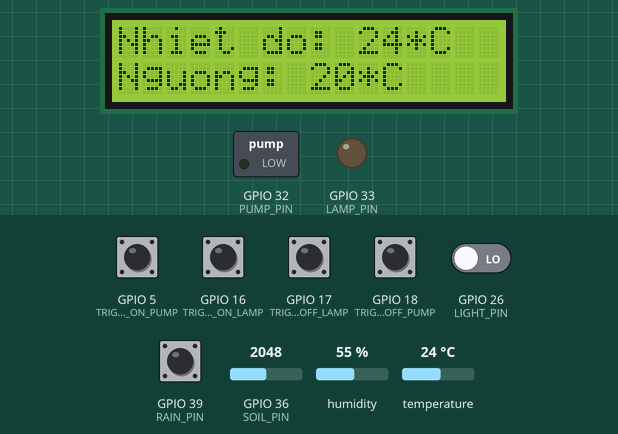
Bench run of a sketch on a simulated ESP32. On the bench: 16×2 character LCD, switched loads named in the sketch (green lamp = pin HIGH), output pins drawn as LEDs (lit = HIGH). The inputs (shaded band) are chosen by the test bench; at power-on: GPIO 5 (TRIGGER_ON_PUMP), GPIO 16 (TRIGGER_ON_LAMP), GPIO 17 (TRIGGER_OFF_LAMP), GPIO 18 (TRIGGER_OFF_PUMP), GPIO 39 (RAIN_PIN) HIGH, GPIO 26 (LIGHT_PIN) LOW, GPIO 36 (SOIL_PIN) = 2048, temperature 24 °C, humidity 55 %. WiFi joins after 1.5 s; servers stay silent unless stated; network time is answered at once with the bench clock; the local clock reads 2024-03-15 10:24:30 at power-on unless the sketch sets it; random numbers use the default seed unless the sketch sets one; no MQTT or app messages arrive unless stated; what the sketch prints to the serial monitor is not drawn.

Above: at 5.8 s.
5.9 s: GPIO 5 (TRIGGER_ON_PUMP) pulled LOW for 1 s
At 10.6 s:
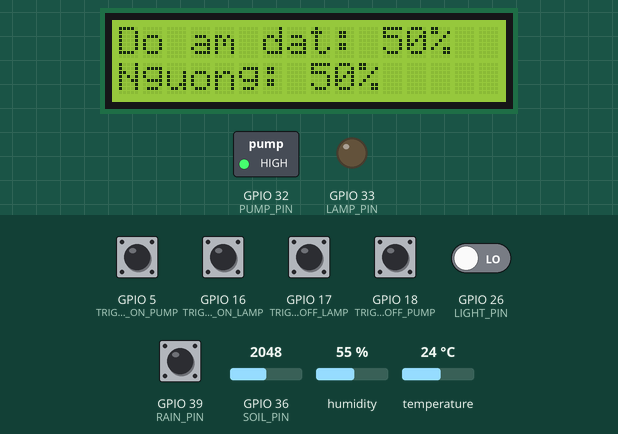
11.8 s: GPIO 16 (TRIGGER_ON_LAMP) pulled LOW for 0.3 s
At 17.0 s:
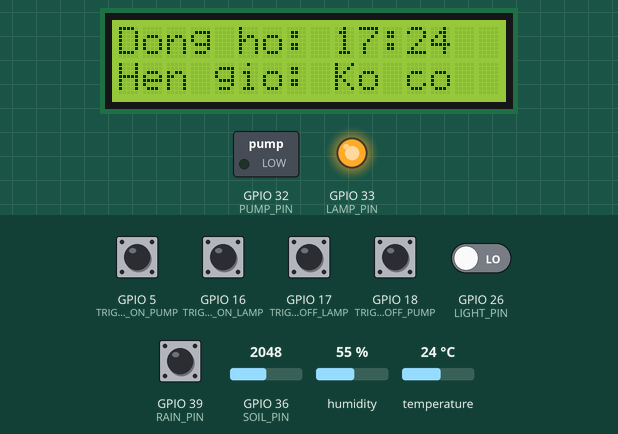
17.9 s: GPIO 17 (TRIGGER_OFF_LAMP) pulled LOW for 0.3 s
At 18.2 s:
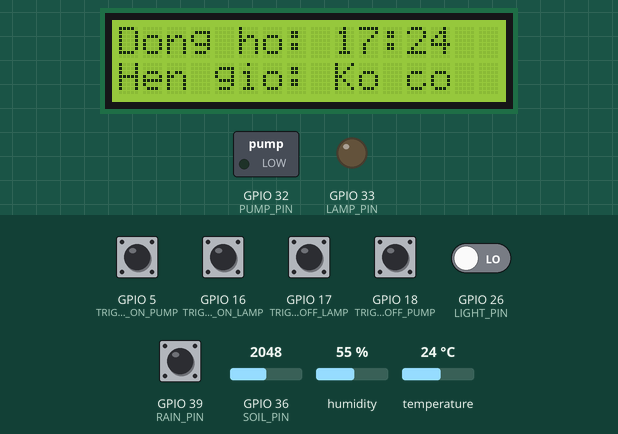
22.0 s: GPIO 36 (SOIL_PIN) set to 2866
At 26.5 s:
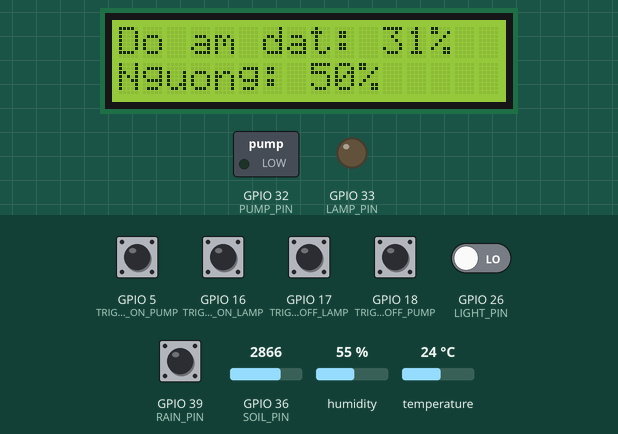
27.1 s: GPIO 5 (TRIGGER_ON_PUMP) pulled LOW for 0.3 s
At 31.9 s:
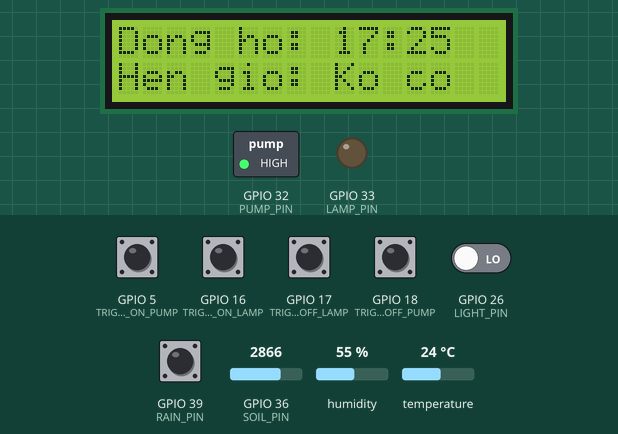
32.2 s: temperature set to 12 °C
At 36.5 s:
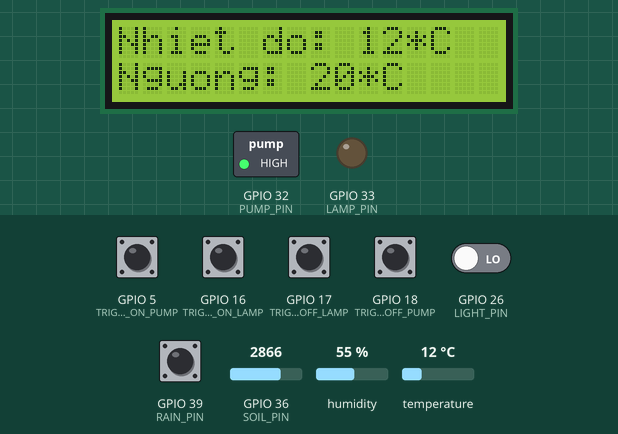
Timing chart, 0 to 38.9 s (numbered marks = the images above; inputs shaded):
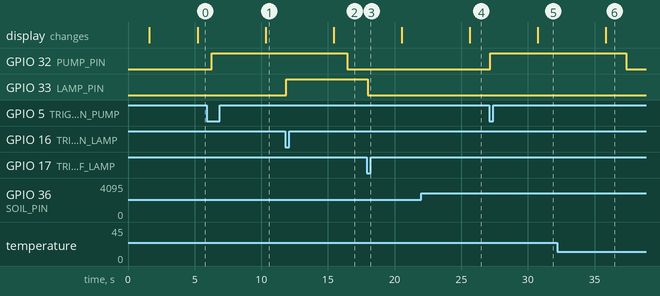

The sketch:

iot_3.ino
```cpp
#include <Wire.h>
#include <LiquidCrystal_I2C.h>

#include <WiFi.h>
#include <WebServer.h>

#include <ArduinoJson.h>

#include <TimeAlarms.h>
#include <TimeLib.h>

#include <NTPClient.h>
#include <WiFiUDP.h>

#include <DHT.h>
#include <HTTPClient.h>

#include <PubSubClient.h>

#include "LCDControl.h"
#include "MQTT.h"

#define RAIN_PIN 39

#define SOIL_PIN 36

#define DHT_PIN 25
#define DHT_TYPE DHT11

#define LIGHT_PIN 26

// lcd
#define SDA_PIN 27
#define SCL_PIN 14

// relay
#define PUMP_PIN 32  //IN1
#define LAMP_PIN 33  // IN2

#define TRIGGER_ON_PUMP 5
#define TRIGGER_OFF_PUMP 18
#define TRIGGER_ON_LAMP 16
#define TRIGGER_OFF_LAMP 17

#define URL_UPLOAD "http://192.168.0.103:8080/reading"

#define NUM_ALARMS 5

int rainVal, soilVal, lightVal;
float temperatureVal, humidityVal;
bool isPumpOn = false, isLampOn = false;
int pumpingTime = 10000, curPumpingTime;
int timeCheckLightSeconds = 30;
int temperatureThreshold = 20, soilThreshold = 50;

DHT dht(DHT_PIN, DHT_TYPE);

LiquidCrystal_I2C lcd(0x27, 16, 2);  // 16 cols, 2 rows of lcd
LCDControl myLCD(&lcd);

WebServer server(80);

WiFiUDP ntpUDP;
NTPClient timeClient(ntpUDP, "time.google.com");

const char *ssid = "TP-Link_C6701";
const char *password = "kienb20dccn359";
const char *deviceCode = "device1";
const char *publish = "ptit/iot24/device/subscribe/device1";
const char *subscribe = "ptit/iot24/device/publish/device1";

WiFiClient espClient;
PubSubClient client(espClient);

MQTT mqtt(subscribe);

IPAddress staticIP(192, 168, 0, 150);
IPAddress gateway(192, 168, 0, 1);
IPAddress subnet(255, 255, 255, 0);
IPAddress dns(8, 8, 8, 8);

struct AlarmInfo {
  bool enabled;
  int hour;
  int minute;
  void (*callback)();
  AlarmID_t alarmID;
};

AlarmInfo alarms[NUM_ALARMS + 1];

void setup() {
  Serial.begin(115200);

  // set up pin output
  pinMode(PUMP_PIN, OUTPUT);
  digitalWrite(PUMP_PIN, LOW);
  isPumpOn = false;

  pinMode(LAMP_PIN, OUTPUT);
  digitalWrite(LAMP_PIN, LOW);
  isLampOn = false;

  pinMode(TRIGGER_ON_PUMP, INPUT_PULLUP);
  pinMode(TRIGGER_OFF_PUMP, INPUT_PULLUP);
  pinMode(TRIGGER_ON_LAMP, INPUT_PULLUP);
  pinMode(TRIGGER_OFF_LAMP, INPUT_PULLUP);

  pinMode(RAIN_PIN, INPUT);
  pinMode(LIGHT_PIN, INPUT);

  // set up lcd 1602
  Wire.begin(SDA_PIN, SCL_PIN);
  lcd.init();
  lcd.backlight();
  dht.begin();
  randomSeed(42);

  WiFi.config(staticIP, gateway, subnet, dns);

  WiFi.begin(ssid, password);
  while (WiFi.status() != WL_CONNECTED) {
    myLCD.printC(0, ".");
    Serial.print(".");
    delay(500);
  }

  lcd.clear();
  Serial.print(WiFi.localIP());
  Serial.println();

  myLCD.printC(0, "Device Code: ");
  myLCD.printC(1, deviceCode);

  timeClient.begin();
  timeClient.update();
  setTime(timeClient.getHours() + 7, timeClient.getMinutes(), timeClient.getSeconds(), 1, 1, 2023);
  timeClient.end();

  for (int i = 0; i <= NUM_ALARMS; i++) {
    alarms[i] = { false, 9, 0, checkAndPump, -1 };
  }

  Alarm.timerRepeat(timeCheckLightSeconds, checkLight);

  mqtt.init(&client);
  mqtt.setCallback(callback);

  server.enableCORS(true);
  server.onNotFound(notFound);
  server.begin();
  delay(2000);
}

void loop() {
  Alarm.delay(500);
  mqtt.loop();

  publishState();
  server.handleClient();

  readSensor();

  checkAlarm();
  int nxtA = getNextAlarmID();
  Serial.print("NExt alarm: ");
  Serial.println(nxtA);
  Serial.println();
  if (nxtA != -1) {
    myLCD.loop(hour(), alarms[nxtA].hour, minute(), alarms[nxtA].minute, int(temperatureVal), temperatureThreshold, soilVal, soilThreshold);
  } else {
    myLCD.loop(hour(), -1, minute(), -1, int(temperatureVal), temperatureThreshold, soilVal, soilThreshold);
  }

  if ((rainVal == 0) && (isPumpOn == true)) {
    handleTurnOffPump();
  }
  if ((millis() - curPumpingTime > pumpingTime) && (isPumpOn == true)) {
    handleTurnOffPump();
  }
  if ((digitalRead(TRIGGER_ON_PUMP) == 0) && (isPumpOn == false)) {
    handleTurnOnPump();
  }
  if ((digitalRead(TRIGGER_OFF_PUMP) == 0) && (isPumpOn == true)) {
    handleTurnOffPump();
  }
  if ((digitalRead(TRIGGER_ON_LAMP) == 0) && (isLampOn == false)) {
    handleTurnOnLamp();
  }
  if ((digitalRead(TRIGGER_OFF_LAMP) == 0) && (isLampOn == true)) {
    handleTurnOffLamp();
  }
  digitalClockDisplay();
}

void checkAlarm() {
  int h = hour();
  int m = minute();
  for (int i = 1; i <= NUM_ALARMS; ++i) {
    if (alarms[i].enabled) {
      if (alarms[i].hour == h && alarms[i].minute == m) {
        checkAndPump();
        alarms[i].enabled = !alarms[i].enabled;
      }
    }
  }
}

void callback(char *topic, byte *payload, unsigned int length) {
  Serial.print("Message arrived [");
  Serial.print(topic);
  Serial.print("] ");
  for (int i = 0; i < length; i++) {
    Serial.print((char)payload[i]);
  }

  DynamicJsonDocument doc(2048);
  deserializeJson(doc, payload, length);
  const char *type = doc["type"];
  if (strcmp(type, "control") == 0) {
    JsonVariant content = doc["content"].as<JsonVariant>();
    const char *command = content["command"].as<const char *>();
    handleCommand(command);
  } else if (strcmp(type, "update") == 0) {
    JsonVariant content = doc["content"].as<JsonVariant>();
    handleUpdate(content);
  } else if (strcmp(type, "update-time") == 0) {
    JsonVariant content = doc["content"].as<JsonVariant>();
    handleUpdateTime(content);
  }
  Serial.println();
}

void handleCommand(const char *command) {
  if (strcmp(command, "pump-on") == 0) handleTurnOnPump();
  else if (strcmp(command, "pump-off") == 0) handleTurnOffPump();
  else if (strcmp(command, "lamp-on") == 0) handleTurnOnLamp();
  else if (strcmp(command, "lamp-off") == 0) handleTurnOffLamp();
}

void handleUpdate(JsonVariant content) {
  soilThreshold = content["soilThreshold"].as<int>();
  temperatureThreshold = content["temperatureThreshold"].as<int>();
  pumpingTime = content["pumpTimeMinute"].as<int>();
  pumpingTime *= 1000;
}

void handleUpdateTime(JsonVariant content) {
  int idx = content["idx"].as<int>();
  const char *on = content["on"].as<const char *>();
  const char *timer = content["timer"].as<const char *>();

  Serial.println(idx);
  if (on[0] == 't') {
    int h, m;
    sscanf(timer, "%d:%d", &h, &m);
    alarms[idx] = { true, h, m, checkAndPump };
  } else {
    alarms[idx] = { false, 9, 0, checkAndPump };
  }
}

void publishState() {
  const size_t capacity = JSON_OBJECT_SIZE(2) + JSON_OBJECT_SIZE(7) + 60;
  DynamicJsonDocument doc(capacity);
  JsonObject outerObject = doc.to<JsonObject>();
  outerObject["type"] = "state";
  JsonObject content = doc.createNestedObject("content");
  content["rain"] = rainVal;
  content["light"] = lightVal;
  content["soil"] = soilVal;
  content["humidity"] = humidityVal;
  content["temperature"] = temperatureVal;
  content["isPumpOn"] = isPumpOn;
  content["isLampOn"] = isLampOn;
  String json_string;
  serializeJson(doc, json_string);
  mqtt.publish(publish, json_string.c_str());
}

void checkLight() {
  if ((lightVal == 1) && (isLampOn == false)) {
    handleTurnOnLamp();
  } else if ((lightVal == 0) && (isLampOn == true)) {
    handleTurnOffLamp();
  }
}

void digitalClockDisplay() {
  // digital clock display of the time
  Serial.print(hour());
  printDigits(minute());
  printDigits(second());
  Serial.println();
}

void printDigits(int digits) {
  Serial.print(":");
  if (digits < 10)
    Serial.print('0');
  Serial.print(digits);
}

int getNextAlarmID() {
  int nearestIndex = -1;
  int nearestDiff = INT_MAX;

  for (int i = 1; i <= NUM_ALARMS; ++i) {
    if (alarms[i].enabled) {
      int diff = (alarms[i].hour * 60 + alarms[i].minute) - (hour() * 60 + minute());
      if (0 < diff && diff < nearestDiff) {
        nearestDiff = diff;
        nearestIndex = i;
      }
    }
  }
  return nearestIndex;
}

void readSensor() {
  rainVal = digitalRead(RAIN_PIN);
  lightVal = digitalRead(LIGHT_PIN);
  soilVal = map(analogRead(SOIL_PIN), 0, 4095, 100, 0);
  temperatureVal = dht.readTemperature();
  humidityVal = dht.readHumidity();
}

void handleTurnOnPump() {
  isPumpOn = true;
  digitalWrite(PUMP_PIN, HIGH);
  Serial.println("Da bat bom");
  curPumpingTime = millis();
}

void handleTurnOffPump() {
  isPumpOn = false;
  digitalWrite(PUMP_PIN, LOW);
  Serial.println("Da tat bom");
}

void handleTurnOnLamp() {
  isLampOn = true;
  digitalWrite(LAMP_PIN, HIGH);
  Serial.println("Da bat den");
}

void handleTurnOffLamp() {
  isLampOn = false;
  digitalWrite(LAMP_PIN, LOW);
  Serial.println("Da tat den");
}

void checkAndPump() {
  Serial.println("check");
  if ((soilThreshold > soilVal) || (temperatureThreshold < temperatureVal)) {
    handleTurnOnPump();
  }
  String url = URL_UPLOAD;
  WiFiClient client;
  HTTPClient http;
  http.begin(client, url);
  http.addHeader("Content-Type", "application/json");

  DynamicJsonDocument jsonDocument(1024);
  jsonDocument["time"] = formatTime(hour(), minute());
  jsonDocument["actualSoil"] = soilVal;
  jsonDocument["actualTemperature"] = temperatureVal;
  jsonDocument["soilThreshold"] = soilThreshold;
  jsonDocument["temperatureThreshold"] = temperatureThreshold;
  jsonDocument["pumpOn"] = isPumpOn ? 1 : 0;
  jsonDocument["pumpTime"] = pumpingTime / 1000;
  String jsonString;
  serializeJson(jsonDocument, jsonString);
  Serial.println(jsonString);
  http.POST(jsonString);
  Serial.println("Da gui reading");
}

String formatTime(int hour, int minute) {
  String ret = "";
  if (hour < 10) {
    ret = ret + "0" + hour;
  } else {
    ret = ret + hour;
  }
  ret = ret + ":";
  if (minute < 10) {
    ret = ret + "0" + minute;
  } else {
    ret = ret + minute;
  }
  return ret;
}

void notFound() {
  server.send(404, "text/plain", "Not found");
}
```

MQTT.cpp
```cpp
#include "MQTT.h"
#include <WiFi.h>
#include <PubSubClient.h>

MQTT::MQTT(const char* topic_subscribe) {
  this->topic_subscribe = topic_subscribe;
}

void MQTT::init(PubSubClient *client) {
  this->client = client;
  this->client->setServer(this->mqtt_server, this->port);
}

void MQTT::reconnect() {
  while (!this->client->connected()) {
    Serial.print("Attempting MQTT connection...");
    String clientId = "IOT24-";
    clientId += String(random(0xffff), HEX);
    if (this->client->connect(clientId.c_str())) {
      Serial.println("connected");
      this->client->subscribe(this->topic_subscribe);
    } else {
      Serial.print("failed, rc=");
      Serial.println(" try again in 5 seconds");
      delay(5000);
    }
  }
}

void MQTT::loop() {
  if (!this->client->connected()) {
    this->reconnect();
  }
  this->client->loop();
}

void MQTT::setCallback(function<void(char*, uint8_t*, unsigned int)> callback) {
  this->client->setCallback(callback);
}

void MQTT::publish(const char* topic, const char* message){
  this->client->publish(topic, message);
}
```

MQTT.h
```cpp
#ifndef MQTT_H
#define MQTT_H

#include <functional>
#include <PubSubClient.h>

using namespace std;

class MQTT {
public:
  MQTT(const char* topic_subscribe);
  void init(PubSubClient *client);
  void publish(const char* topic, const char* message);
  void setCallback(function<void(char*, uint8_t*, unsigned int)> callback);
  void loop();
  void reconnect();


private:
  PubSubClient *client;
  const char* mqtt_server = "broker.hivemq.com";
  int port = 1883;
  const char* topic_subscribe;
};

#endif
```

LCDControl.cpp
```cpp
#include "esp32-hal.h"
#include "LCDControl.h"


LCDControl::LCDControl(LiquidCrystal_I2C *lcd) {
  this->lcd = lcd;
}

void LCDControl::printC(int line, String message) {
  if (line == 0) {
    this->lcd->clear();
  }
  this->lcd->setCursor(0, line);
  this->lcd->print(message);
}

void LCDControl::loop(int h, int setH, int s, int setS, int temp, int setTemp, int soil, int setSoil) {
  if (millis() - lastTimeShow >= timeShow) {
    this->indexShow = this->indexShow + 1;
    this->indexShow = this->indexShow % 3;
    if (this->indexShow == 0) {
      this->printC(0, "Dong ho: " + String(h) + ":" + String(s));
      if (setH == -1 && setS == -1) {
        this->printC(1, "Hen gio: Ko co");
      } else {
        this->printC(1, "Hen gio: " + String(setH) + ":" + String(setS));
      }
    } else if (this->indexShow == 1) {
      this->printC(0, "Nhiet do: " + String(temp) + "*C");
      this->printC(1, "Nguong: " + String(setTemp) + "*C");
    } else if (this->indexShow == 2) {
      this->printC(0, "Do am dat: " + String(soil) + "%");
      this->printC(1, "Nguong: " + String(setSoil) + "%");
    }
    lastTimeShow = millis();
  }
}
```

LCDControl.h
```cpp
#ifndef LCDControl_H
#define LCDControl_H

#include <LiquidCrystal_I2C.h>

class LCDControl {
public:
    LCDControl(LiquidCrystal_I2C *lcd);
    void printC(int line, String message);
    void loop(int h, int setH, int s, int setS, int temp, int setTemp, int soil, int setSoil);

private:
    LiquidCrystal_I2C *lcd;
    int lastTimeShow;
    int timeShow = 5000;
    int indexShow;
};

#endif
```

Measured:
- after the input at 5.9 s, GPIO 32 (PUMP_PIN): LOW → HIGH after 0.37 s
- after the input at 11.8 s, GPIO 33 (LAMP_PIN): LOW → HIGH after 0.05 s
- after the input at 17.9 s, GPIO 33 (LAMP_PIN): HIGH → LOW after 0.07 s
- after the input at 27.1 s, GPIO 32 (PUMP_PIN): LOW → HIGH after 0.06 s
